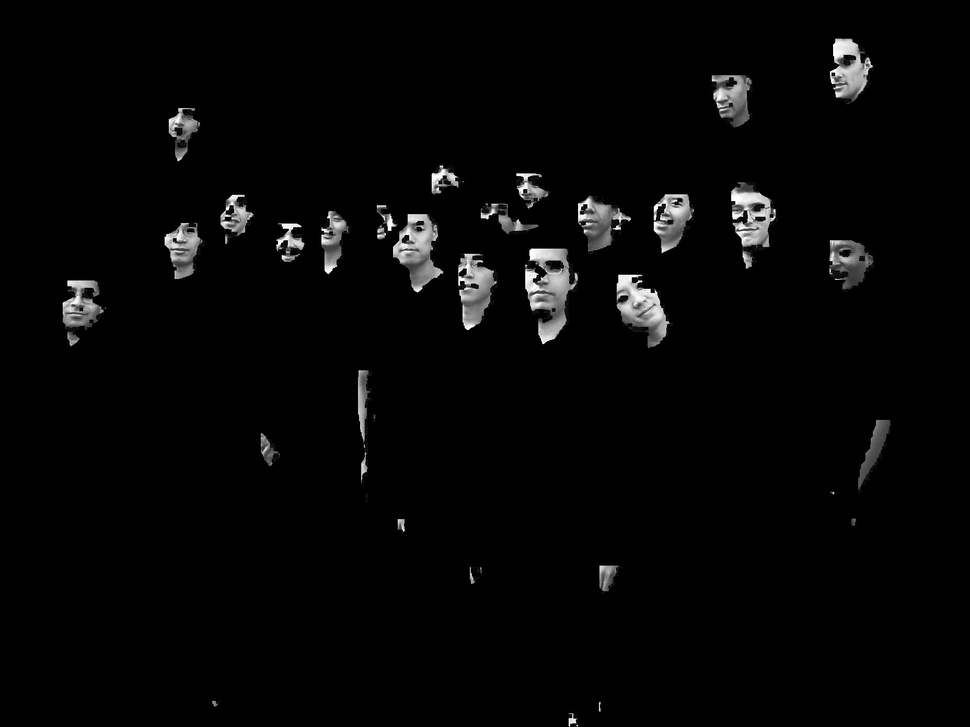
#> input picture Image/masked.jpg, 970 x 727 px, shrunk from 1856 x 1392 before the run, found by its file name
$ python TempletaMatching.py
#> lines starting #> are read from the running program, lines starting #| are printed output that depends on the picture
import cv2
import numpy as np
import os

# Read the image and template
image = cv2.imread('D:\masked.jpg', cv2.IMREAD_GRAYSCALE)
#> image is the input picture: shape (727, 970); min 0, max 255, mean 6
images = cv2.imread('D:\workspace\DA Python XLA\Image\Training_1.jpg')
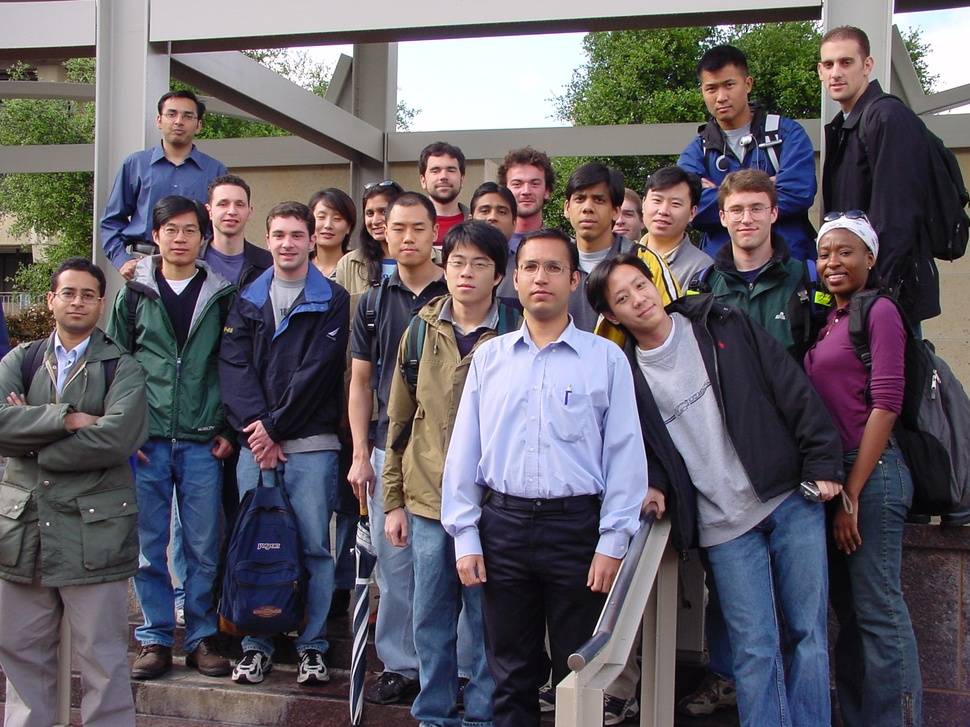
#> input picture Images/Image/Training_1.jpg, 970 x 727 px, shrunk from 1856 x 1392 before the run, found by its file name
#> images is the input picture: shape (727, 970, 3); mean B, G, R 100.6, 93.4, 98.5
# template = cv2.imread('D:\Image\cropped_image_176.png', cv2.IMREAD_GRAYSCALE)
folder_path= 'D:\Image'
for filename in os.listdir(folder_path):
   if filename.endswith(('.jpg', '.png', '.jpeg')):
    image_path = os.path.join(folder_path, filename)

    print(filename)
    image = cv2.imread(image_path, cv2.IMREAD_GRAYSCALE)
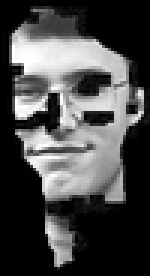
#> input picture Image/cropped_image_106.png, 50 x 92 px, shrunk from 96 x 176 before the run, found by its file name (shown 3 times larger)
#> image is the input picture: shape (92, 50); min 0, max 255, mean 73.4


# [20 lines of commented-out code are left out]
